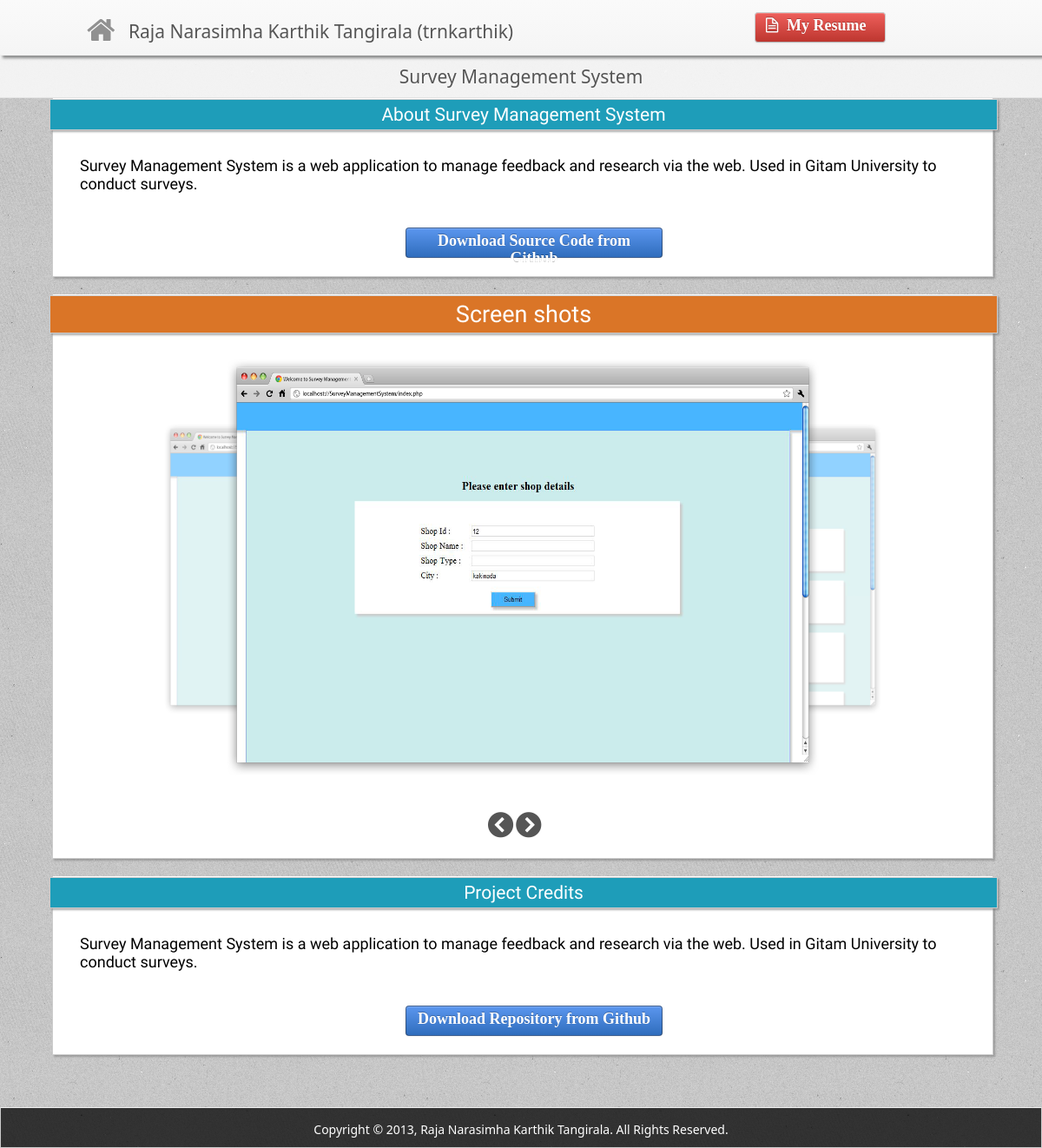
The page /project.php?id=12 on the database its author committed.
### tables this page shows
CREATE TABLE IF NOT EXISTS `projectdetails` (
  `ProjectID` int(11) NOT NULL AUTO_INCREMENT,
  `ProjectName` varchar(150) NOT NULL,
  `ProjectType` varchar(30) NOT NULL DEFAULT 'web',
  `ProjectRating` decimal(4,2) NOT NULL DEFAULT '5.00',
  `ProjectStartDate` date NOT NULL,
  `ProjectEndDate` date DEFAULT NULL,
  `ProjectTools` varchar(200) DEFAULT NULL,
  `ProjectDesc` text NOT NULL,
  `ProjectURL` varchar(150) NOT NULL DEFAULT 'https://github.com/trnkarthik',
  `Visibility` tinyint(1) NOT NULL DEFAULT '1',
  PRIMARY KEY (`ProjectID`)
);

CREATE TABLE IF NOT EXISTS `projectimages` (
  `ProjectID` int(11) NOT NULL DEFAULT '0',
  `ImageID` int(11) NOT NULL AUTO_INCREMENT,
  `Visibility` tinyint(1) NOT NULL DEFAULT '1',
  PRIMARY KEY (`ProjectID`,`ImageID`),
  KEY `ImageID` (`ImageID`)
);

CREATE TABLE IF NOT EXISTS `imagedetails` (
  `ImageID` int(11) NOT NULL AUTO_INCREMENT,
  `ImageURL` varchar(150) NOT NULL DEFAULT 'images/1.png',
  `ImageDesc` varchar(350) NOT NULL,
  PRIMARY KEY (`ImageID`)
);

### project.php (the view, shortened to what this page needs)
<!DOCTYPE HTML PUBLIC "-//W3C//DTD HTML 4.01//EN" "http://www.w3.org/TR/html4/strict.dtd">
<html xmlns="http://www.w3.org/1999/xhtml">
<head>
	<link rel="stylesheet" href="css/my_main_style.css">
	<link rel="stylesheet" type="text/css" href="css/products_support_for_quicksand.css" />
	<link rel="stylesheet" href="font-awesome/css/font-awesome.min.css">
    <?php
        $id = (int)(mysql_real_escape_string($_GET['id']));
            $query = "select projectName,ProjectStartDate,ProjectEndDate,ProjectTools,ProjectDesc,ProjectURL,ProjectType
                        from projectDetails where projectID='$id'";
            $result = mysql_query($query);
            if(!$result){
                echo "Please try again";
            }
            else{
                $row = mysql_fetch_array($result);
                $projectName = $row[0];
                $projectDesc = $row[4];
            }
    ?>
</head>
<body>
        <div class="container">
		<?php include("includes/header.php");?>
	</div>
<div id="project_title">
    <a href="#">
    <?php echo $projectName;?>
    </a>
</div>
<div id="project_desc" class="section">
     <div class="section_title">About <?php echo $projectName;?></div>
      <div style="margin: 30px;">
	  <?php echo $projectDesc;?>
      </div>
    <a href="#home" id="download_repository" class="btn_blue btn">
      Download Source Code from Github
    </a>
</div>
<div id="project_media" class="section">
		    <div class="section_title_special">Screen shots</div>
		    <?php include("includes/carousel.php"); ?>
<div id="project_credits" class="section">
     <div class="section_title">Project Credits</div>
      <div style="margin: 30px;">
	  <?php echo $projectDesc;?>
      </div>
    <a href="#home" id="download_repository" class="btn_blue btn">
      Download Repository from Github
    </a>
</div>
  <?php include("includes/footer.php"); ?>
</body>

### includes/carousel.php (shortened to what this page needs)
<div id="carousel">
			    <?php
			    $image_id_query = "select imageid from projectimages where projectid = $id and visibility=1";
			    $image_id_query_result = mysql_query($image_id_query);
			    if(!$image_id_query_result)
			    {
			         echo "Some error!Please reload the page.";
			    }
			    else{
				 $no_of_images = mysql_numrows($image_id_query_result);
			         if($no_of_images>0){
			         $i = 1;
			              while($image_row = mysql_fetch_array($image_id_query_result)){
				      $image_details_query = "select ImageURL,ImageDesc from ImageDetails where IMageID=$image_row[0]";
				      $image_details_result = mysql_query($image_details_query);
				      $image_details = mysql_fetch_array($image_details_result);
				      $url = $image_details[0];
				      $item_id = "item-".$i;
				      echo "<img src='$url' id='$item_id'/>";
				      $i++;
			              }
			         }
			         else{
			           echo "<center><br /><br /><br /><br /><br /><br /><br /><br /><br /><br /><h3>No Images Found</h3></center>";
			         }
			    }
			    ?>
			</div>
			<div class="carousel-links">
			    <a href="#" id="prev"><i class="icon-chevron-sign-left"></i></a>  <a href="#" id="next"><i class="icon-chevron-sign-right"></i></a>
			</div>
		</div>

### css/my_main_style.css (style rules this page uses)
.section { border: 1px solid #CCC; -webkit-box-shadow: 2px 2px 2px rgba(124, 124, 124, 0.6); -moz-box-shadow: 2px 2px 2px rgba(124, 124, 124, 0.6); box-shadow: 2px 2px 2px rgba(124, 124, 124, 0.6); }
.btn { display: inline-block; padding: 4px 12px; margin-bottom: 0; font-size: 14px; line-height: 20px; text-align: center; vertical-align: middle; cursor: pointer; background-image: -moz-linear-gradient(top, #FFF, #E6E6E6); background-image: -o-linear-gradient(top, #FFF, #E6E6E6); background-repeat: repeat-x; filter: progid:DXImageTransform.Microsoft.gradient(startColorstr='#ffffffff', endColorstr='#ffe6e6e6', GradientType=0); border-color: #E6E6E6 #E6E6E6 #BFBFBF; border-color: rgba(0, 0, 0, 0.1) rgba(0, 0, 0, 0.1) rgba(0, 0, 0, 0.25); filter: progid:DXImageTransform.Microsoft.gradient(enabled = false); border: 1px solid #CCC; border-bottom-color: #B3B3B3; -webkit-border-radius: 4px; -moz-border-radius: 4px; border-radius: 4px; -webkit-box-shadow: inset 0 1px 0 rgba(255, 255, 255, .2), 0 1px 2px rgba(0, 0, 0, .05); -moz-box-shadow: inset 0 1px 0 rgba(255,255,255,.2), 0 1px 2px rgba(0,0,0,.05); box-shadow: inset 0 1px 0 rgba(255, 255, 255, .2), 0 1px 2px rgba(0, 0, 0, .05); }
.section_title { width: 101%; position: relative; background: #1E9DB9; color: #FFF; top: 0px; left: -0.5%; font-size: 27px; text-align: center; padding-top: 5px; padding-bottom: 5px; border: 1px solid #CCC; -webkit-box-shadow: 2px 2px 2px rgba(124, 124, 124, 0.6); -moz-box-shadow: 2px 2px 2px rgba(124, 124, 124, 0.6); box-shadow: 2px 2px 2px rgba(124, 124, 124, 0.6); }
.section_title_special { width: 101%; position: relative; background: #DA7527;; color: #FFF; top: 0px; left: -0.5%; font-size: 27px; text-align: center; padding-top: 5px; padding-bottom: 5px; border: 1px solid #CCC; -webkit-box-shadow: 2px 2px 2px rgba(124, 124, 124, 0.6); -moz-box-shadow: 2px 2px 2px rgba(124, 124, 124, 0.6); box-shadow: 2px 2px 2px rgba(124, 124, 124, 0.6); }
.btn_blue { color: #FFF; text-shadow: 0 -1px 0 rgba(0, 0, 0, 0.25); background-color: #5B96EE; background-image: -moz-linear-gradient(top, #5B96EE, #2F6DBD); background-image: -webkit-gradient(linear, 0 0, 0 100%, from(#5B96EE), to(#2F6DBD)); background-image: -webkit-linear-gradient(top, #5B96EE, #2F6DBD); background-image: -o-linear-gradient(top, #5B96EE, #2F6DBD); background-image: linear-gradient(to bottom, #5B96EE, #2F6DBD); background-repeat: repeat-x; border-color: #BD362F #BD362F #802420; border-color: rgba(0, 0, 0, 0.1) rgba(0, 0, 0, 0.1) rgba(0, 0, 0, 0.25); font-weight: bold; }

### css/products_support_for_quicksand.css (style rules this page uses)
* { margin:0; padding:0; }
body { color:#000; font:14px/1.3 ; min-height: 930px; }
a, a:visited { text-decoration:none; outline:none; font-family: Calibri, Candara, Segoe, "Segoe UI", Optima, Arial, sans-serif; }
a { text-decoration: none; }

### project.php (style rules this page uses)
body { font-family:Arial; font-size:12px; font-family: 'Open Sans Condensed','Arial Narrow', serif; font-weight: 400; background: #DDD url(./images/bg2.png) repeat; }
#carousel { width:100%; border:0px solid #222; height:550px; position:relative; clear:both; overflow:hidden; margin-left: auto; margin-right: auto; }
#carousel img { visibility:hidden; cursor:pointer; }
.carousel-links { position: relative; text-align: center; margin-right: 20px; padding-bottom: 20px; padding-top: 0px; }
.carousel-links i { color: #555; font-weight: bold; font-size: 1.8em; }
#project_title { text-align: center; font-size: 21px; background: rgba(248, 248, 248, 0.9); padding: 10px; font-family: Calibri, Candara, Segoe, "Segoe UI", Optima, Arial, sans-serif; font-weight: 400; text-shadow: rgba(255, 255, 255, 0.85) 0 0 3px; border-bottom: 1px solid rgba(211, 211, 211, 0.49); }
#project_desc { background: #FFF; position: relative; top: 0px; left: 5%; min-height: 100px; width: 90%; border-top: 0px; font-size: 18px; padding: 1px; }
#project_media { background: #FFF; position: relative; top: 20px; left: 5%; min-height: 100px; width: 90%; border-top: 0px; font-size: 18px; padding: 1px; }
#project_credits { background: #FFF; position: relative; top: 40px; left: 5%; min-height: 100px; width: 90%; border-top: 0px; font-size: 18px; padding: 1px; }
a { color: #555; }
body { min-height: 0px; }
#download_repository { margin: 2px 37.5%; margin-bottom: 20px; margin-top: 10px; width: 25%; min-width: 180px; height: 25px; font-size: 18px; font-family: TimesNewRoman, "Times New Roman", Times, Baskerville, Georgia, serif; border: 1px solid rgba(32, 30, 30, 0.45); }
.section_title { font-size: 21px; }

### rows shown on the page
projectdetails: ProjectName "Survey Management System", ProjectDesc "Survey Management System is a web application to manage feedback and research via the web. Used in Gitam University to conduct surveys."
projectimages: ImageID.ImageURL (picture)
